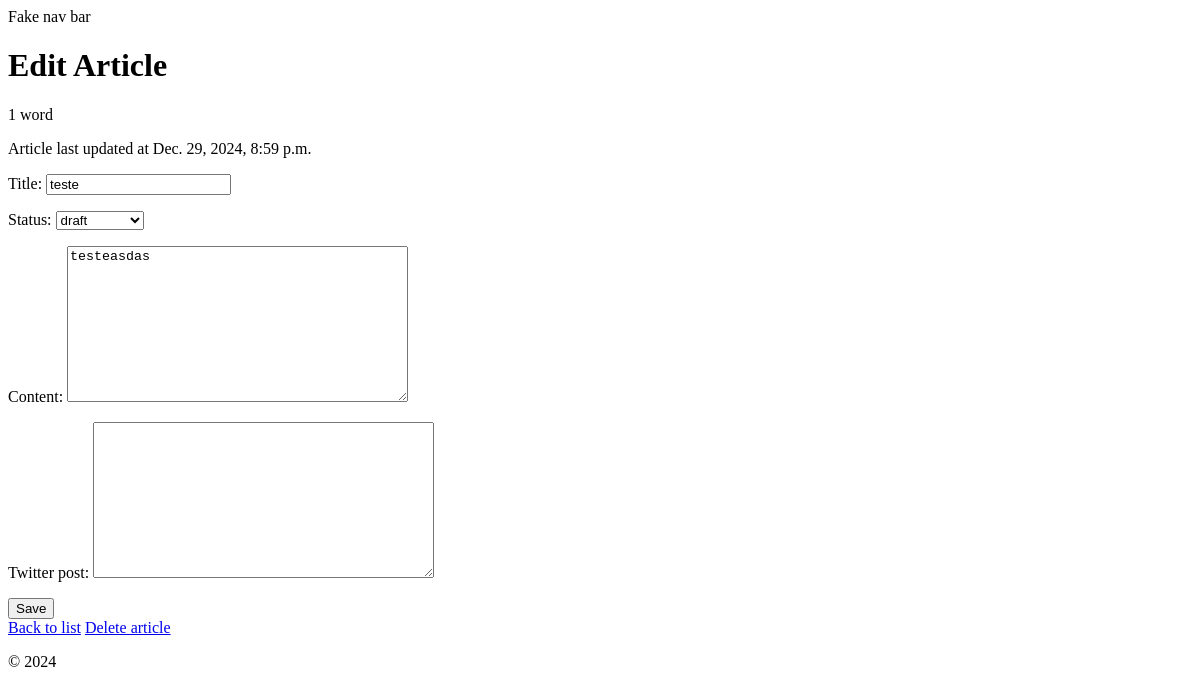
The app's page /articles/9/update/, older data.
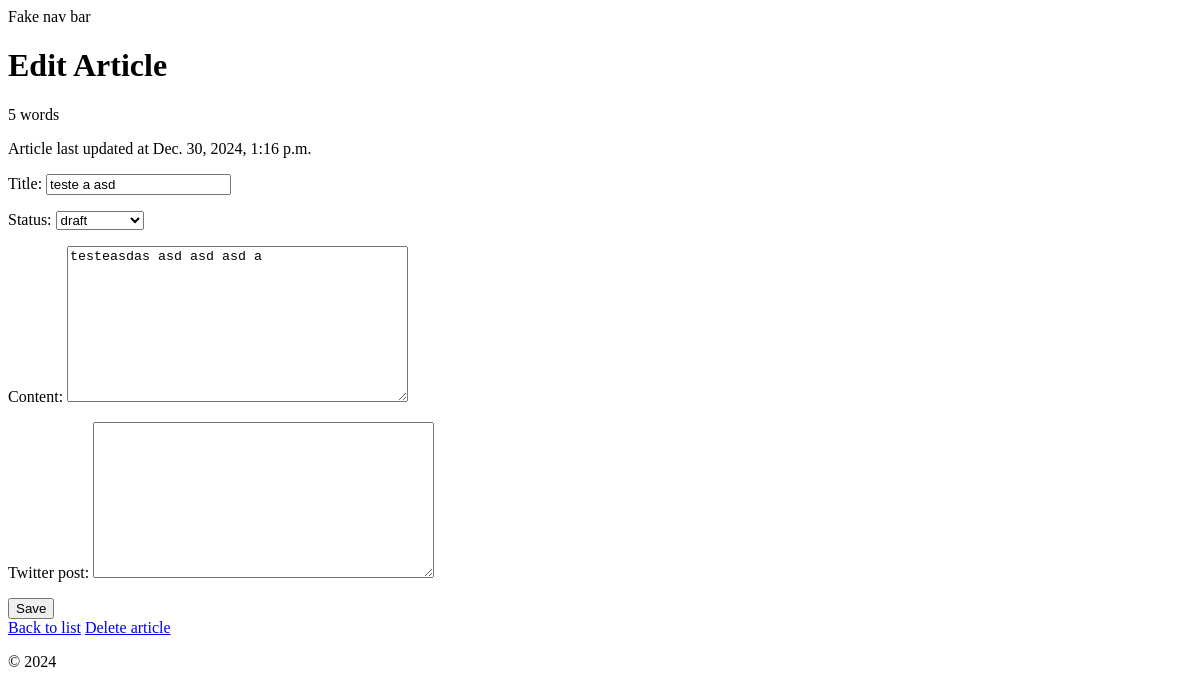
The same page, newer data.
### app/models.py (models this page shows, shortened)
class Article(models.Model):
    title = models.CharField(max_length=100)
    content = models.TextField(blank=True, default="")
    word_count = models.IntegerField(blank=True, default=0)  # Set default value to 0
    twitter_post = models.TextField(blank=True, default="")
    status = models.CharField(
        max_length=20,
        choices=ARTICLE_STATUS,
        default=ARTICLE_STATUS[0][0],
    )
    created_at = models.DateTimeField(auto_now_add=True)
    updated_at = models.DateTimeField(auto_now=True)

### app/views.py (the view)
# urls.py: path("<int:pk>/update/", ArticleUpdateView.as_view(), name="article_update"),
class ArticleUpdateView(UpdateView):
    template_name = "app/article_update.html"
    model = Article
    fields = ["title", "status", "content", "twitter_post"]
    success_url = reverse_lazy("home")
    context_object_name = "article"

### templates/app/article_update.html (shortened to what this page needs)
{% extends 'app/base.html' %}
{% block content %}
  <h1>Edit Article</h1>
  <p>{{ article.word_count }} word{{ article.word_count|pluralize }}</p>
  <p>Article last updated at {{ article.updated_at }}</p>
  <form method="POST">
    {{ form.as_p }}
    <button type="submit">Save</button>
  </form>
  <a href="{% url 'home' %}">Back to list</a>
  <a href="{% url 'article_delete' article.id %}">Delete article</a>
{% endblock %}

### templates/app/base.html (shortened to what this page needs)
<!DOCTYPE html>
<html lang="en">
  <head>
  </head>
  <body>
    <nav>Fake nav bar</nav>
    {% block content %}
    {% endblock %}
    <footer>
      <p>&copy; 2024</p>
    </footer>
  </body>
</html>

Row changes from the older to the newer data that the page shows:
changed Article "draft": word_count "1" → "5"; updated_at "Dec. 29, 2024, 8:59 p.m." → "Dec. 30, 2024, 1:16 p.m."; title "teste" → "teste a asd"; content "testeasdas" → "testeasdas asd asd asd a"
